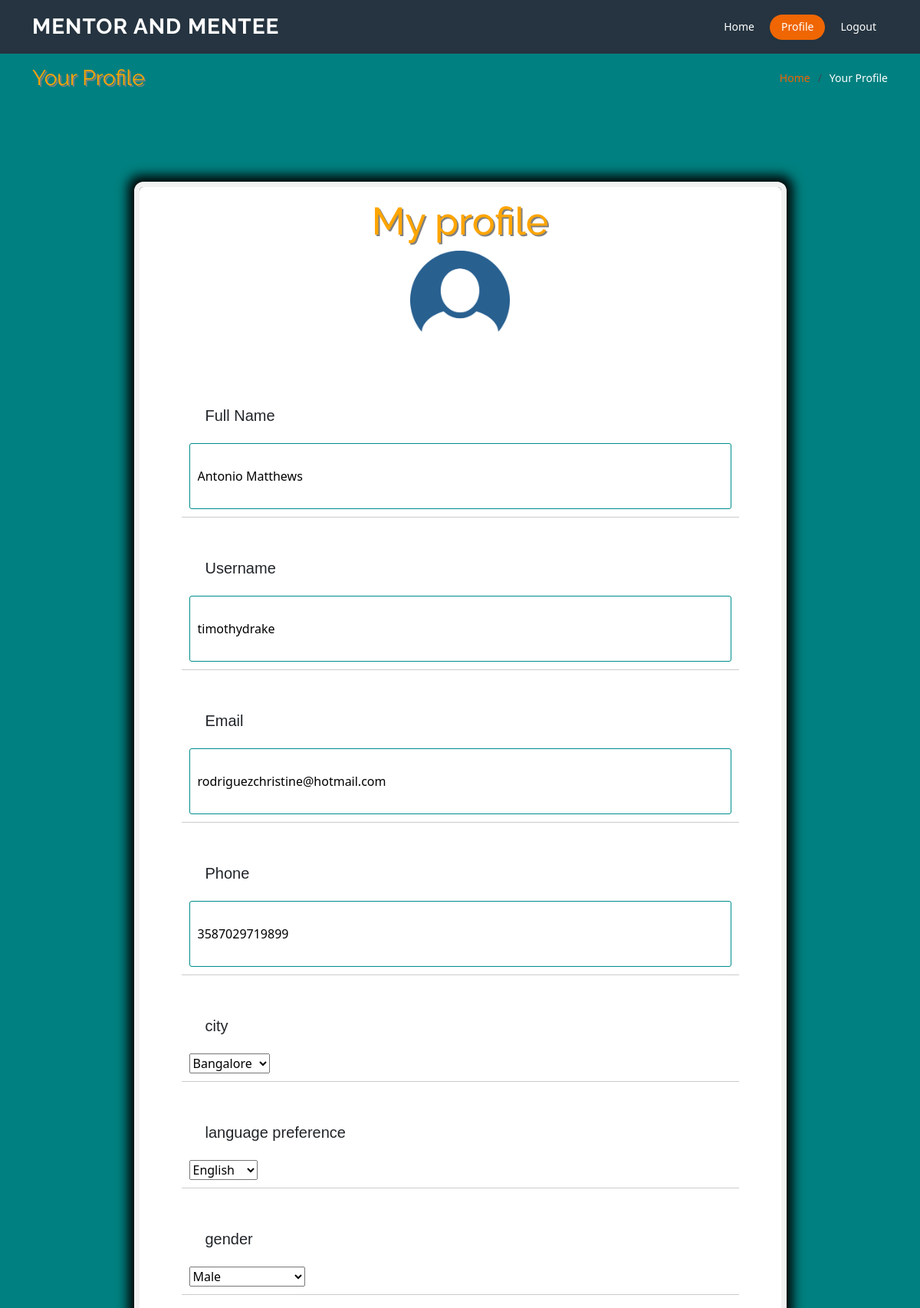
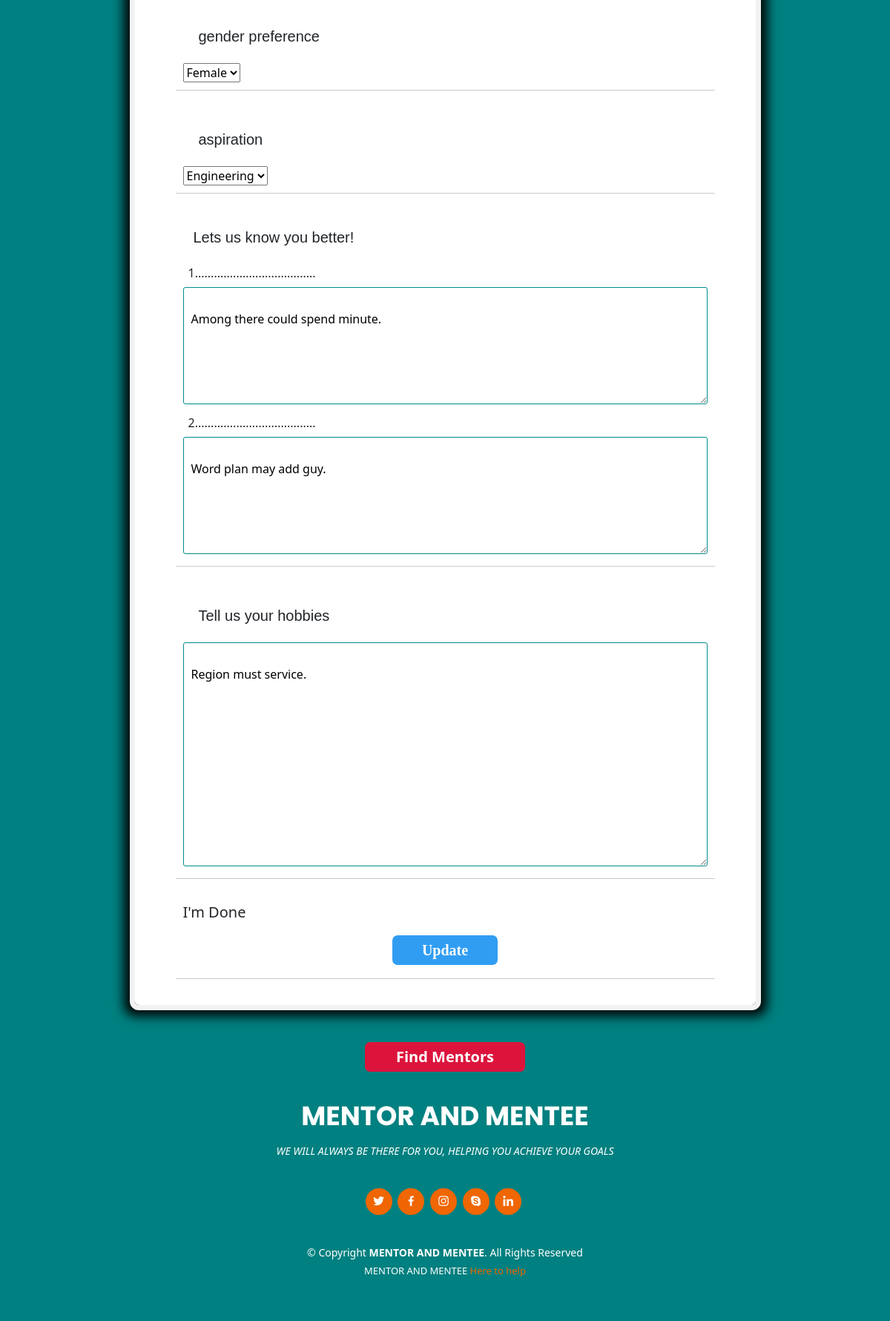
The app's page /profile (signed in) with its own data (2 pictures, top to bottom).
### project/models.py (models this page shows, shortened)
class User(db.Model, UserMixin):
    id = db.Column(db.Integer, primary_key=True)
    fullname = db.Column(db.String(100), nullable=False)
    username = db.Column(db.String(100), unique=True, nullable=False)
    email = db.Column(db.String(120), unique=True, nullable=False)
    phone = db.Column(db.String(100), unique=True, nullable=False)
    password = db.Column(db.String(60), nullable=False)
    urole = db.Column(db.String(80))
    mentor = db.relationship('Mentor', backref='user', uselist=False)
    mentee = db.relationship('Mentee', backref='user', uselist=False)
    def __repr__(self):
        return f"User('{self.username}', '{self.email}')"

class Mentee(db.Model):
    id = db.Column(db.Integer, primary_key=True)
    hobbies = db.Column(db.String, nullable=True)
    city = db.Column(db.String, nullable=True)
    lat = db.Column(db.Float, nullable=True)
    long = db.Column(db.Float, nullable=True)
    time_delta = db.Column(db.Float, nullable=True)
    gender_pref = db.Column(db.String, nullable=True)
    gender = db.Column(db.String, nullable=True)
    language_pref = db.Column(db.String, nullable=True)
    aspiration = db.Column(db.String, nullable=True)
    bq_1 = db.Column(db.String, nullable=True)
    bq_2 = db.Column(db.String, nullable=True)
    ready = db.Column(db.Boolean, nullable=False, default=False)
    user_id = db.Column(db.Integer, db.ForeignKey('user.id'), unique=True)
    mentor_id = db.Column(db.Integer, db.ForeignKey('mentor.id'), unique=True, nullable=True)

### project/routes.py (the view, shortened to what this page needs)
@app.route("/profile", methods=['GET', 'POST'])
@login_required(role="ANY")
def profile():
    print(User.query.get(1))
    ready = False
    pot_mentors = []
    connect_form = ConnectForm()
    disconnect_form = DisconnectForm()
    find_form = FindForm()
    form = MentorForm()
    form2 = MenteeForm()
    print(current_user.urole)
    if current_user.urole == "MENTEE":
        print("Inside mentee")
        mentee = current_user.mentee
        ready = current_user.mentee.ready
        if request.method == 'GET':
            form2.fullname.data = current_user.fullname
            form2.username.data = current_user.username
            form2.email.data = current_user.email
            form2.phone.data = current_user.phone
            form2.city.data = mentee.city
            form2.gender.data = mentee.gender
            form2.gender_pref.data = mentee.gender_pref
            form2.language_pref.data = mentee.language_pref
            form2.aspiration.data = mentee.aspiration
            form2.b1.data = mentee.bq_1
            form2.b2.data = mentee.bq_2
            form2.hobbies.data = mentee.hobbies
    return render_template('userprofile.html', mentorform=form, menteeform=form2, ready=ready, find_form=find_form,
                           connect_form=connect_form, disconnect_form=disconnect_form, pot_mentors=pot_mentors)

### project/templates/userprofile.html (shortened to what this page needs)
<!DOCTYPE html>
<html lang="en">
<head>
  <link href="{{url_for('static', filename='assets/vendor/animate.css/animate.min.css')}}" rel="stylesheet">
  <link href="{{url_for('static', filename='assets/vendor/aos/aos.css')}}" rel="stylesheet">
  <link href="{{url_for('static', filename='assets/vendor/bootstrap/css/bootstrap.min.css')}}" rel="stylesheet">
  <link href="{{url_for('static', filename='assets/vendor/bootstrap-icons/bootstrap-icons.css')}}" rel="stylesheet">
  <link href="{{url_for('static', filename='assets/vendor/boxicons/css/boxicons.min.css')}}" rel="stylesheet">
  <link href="{{url_for('static', filename='assets/vendor/glightbox/css/glightbox.min.css')}}" rel="stylesheet">
  <link href="{{url_for('static', filename='assets/vendor/remixicon/remixicon.css')}}" rel="stylesheet">
  <link href="{{url_for('static', filename='assets/vendor/swiper/swiper-bundle.min.css')}}" rel="stylesheet">
  <link href="{{url_for('static', filename='assets/css/style.css')}}" rel="stylesheet">
  <link href="{{url_for('static', filename='assets/css/style3.css')}}" rel="stylesheet">
</head>
<body>
  <header id="header" class="fixed-top d-flex align-items-center ">
    <div class="container d-flex align-items-center justify-content-between">
      <div class="logo">
        <h1><a href="{{url_for('home')}}">MENTOR AND MENTEE</a></h1>
      </div>
           <nav id="navbar" class="navbar">
        <ul>
          <li><a class="nav-link scrollto" href="{{url_for('home')}}">Home</a></li>
		  <li><a class="nav-link scrollto active" href="{{url_for('profile')}}">Profile</a></li>
		  <li><a class="nav-link scrollto" href="{{url_for('logout')}}">Logout</a></li>
        </ul>
      </nav>
    </div>
  </header>
  <main id="main">
    <section class="breadcrumbs" style="background-color:teal;color:white">
      <div class="container">
        <div class="d-flex justify-content-between align-items-center">
          <h2>Your Profile</h2>
          <ol>
            <li><a href="{{url_for('home')}}">Home</a></li>
            <li>Your Profile</li>
          </ol>
        </div>
      </div>
    </section>
    <section class="inner-page">
      <div class="container">
 <div class="container1">
	<h2 >My profile</h2>
	<div class="image"><img class="img" src="{{url_for('static', filename='assets/img/profile.jpg')}}" alt="profile_pic" ></div>
	<form method="POST" action="">
		<div class="f1">
			{% if current_user.urole == "MENTOR" %}
			<div class="flabel">
				<label for="fname">{{mentorform.fullname.label}}</label>
				</div>
			<div class="fentry">
				{{mentorform.fullname(placeholder="Full Name")}}
			</div>
			{% else %}
			<div class="flabel">
				<label for="fname">{{menteeform.fullname.label}}</label>
				</div>
			<div class="fentry">
				{{menteeform.fullname(placeholder="Full Name")}}
			</div>
			{% endif %}
		</div>
		<div class="f1">
			{% if current_user.urole == "MENTOR" %}
			<div class="flabel">
				<label for="uname">{{mentorform.username.label}}</label>
				</div>
			<div class="fentry">
				{{mentorform.username(placeholder="username")}}
			</div>
			{% else %}
			<div class="flabel">
				<label for="uname">{{menteeform.username.label}}</label>
				</div>
			<div class="fentry">
				{{menteeform.username(placeholder="username")}}
			</div>
			{% endif %}
		</div>
		<div class="f1">
			{% if current_user.urole == "MENTOR" %}
			<div class="flabel">
				<label for="email">{{mentorform.email.label}}</label>
				</div>
			<div class="fentry">
				{{mentorform.email(placeholder="email")}}
			</div>
			{% else %}
			<div class="flabel">
				<label for="email">{{menteeform.email.label}}</label>
				</div>
			<div class="fentry">
				{{menteeform.email(placeholder="email")}}
			</div>
			{% endif %}
		</div>
		<div class="f1">
			{% if current_user.urole == "MENTOR" %}
			<div class="flabel">
				<label for="pnum">{{mentorform.phone.label}}</label>
				</div>
			<div class="fentry">
				{{mentorform.phone(placeholder="+919876543210")}}
			</div>
			{% else %}
			<div class="flabel">
				<label for="pnum">{{menteeform.phone.label}}</label>
				</div>
			<div class="fentry">
				{{menteeform.phone(placeholder="+919876543210")}}
			</div>
			{% endif %}
		</div>
		<div class="f1">
			{% if current_user.urole == "MENTOR" %}
			<div class="flabel">
				<label for="city">{{mentorform.city.label}}</label>
				</div>
			<div class="fentry3">
				{{mentorform.city()}}
			</div>
			{% else %}
			<div class="flabel">
				<label for="city">{{menteeform.city.label}}</label>
				</div>
			<div class="fentry3">
			{{menteeform.city()}}
			</div>
			{% endif %}
		</div>
		<div class="f1">
			{% if current_user.urole=="MENTOR" %}
			<div class="flabel">
				<label for="lang">{{mentorform.language.label}}</label>
				</div>
			<div class="fentry3">
				{{mentorform.language()}}
			</div>
			{% else %}
			<div class="flabel">
				<label for="lang">{{menteeform.language_pref.label}}</label>
				</div>
			<div class="fentry3">
				{{menteeform.language_pref()}}
			</div>
			{% endif %}
		</div>
		<div class="f1">
			{% if current_user.urole=="MENTOR" %}
			<div class="flabel">
				<label for="gen">{{mentorform.gender.label}}</label>
				</div>
				<div class="fentry4">
					{{mentorform.gender()}}
				</div>
			{% else %}
			<div class="flabel">
				<label for="gen">{{menteeform.gender.label}}</label>
				</div>
				<div class="fentry4">
					{{menteeform.gender()}}
				</div>
			{% endif %}
		</div>
		{% if current_user.urole=="MENTEE" %}
		<div class="f1">
			<div class="flabel">
				<label for="lang">{{menteeform.gender_pref.label}}</label>
				</div>
				<div class="fentry4">
					{{menteeform.gender_pref()}}
				</div>
		</div>
		{% endif %}
		<div class="f1">
			{% if current_user.urole=="MENTOR" %}
			<div class="flabel">
				<label for="gen">{{mentorform.expertise.label}}</label>
				</div>
				<div class="fentry4">
					{{mentorform.expertise()}}
				</div>
			{% else %}
			<div class="flabel">
				<label for="gen">{{menteeform.aspiration.label}}</label>
				</div>
				<div class="fentry4">
					{{menteeform.aspiration()}}
				</div>
			{% endif %}
		</div>
		<div class="f1">
			<div class="flabel">
				<label for="behav_ques">Lets us know you better!</label>
			</div>
			{% if current_user.urole=="MENTOR" %}
			<div class="fentry2">
				<div class="innerfabel">
				<label for="behav_ques">1......................................</label>
				</div>
				{{mentorform.b1(cols="50", rows="4")}}
				<div class="innerfabel">
				<label for="behav_ques">2......................................</label>
				</div>
				{{mentorform.b2(cols="50", rows="4")}}
			</div>
			{% else %}
			<div class="fentry2">
				<div class="innerfabel">
				<label for="behav_ques">1......................................</label>
				</div>
				{{menteeform.b1(cols="50", rows="4")}}
				<div class="innerfabel">
				<label for="behav_ques">2......................................</label>
				</div>
				{{menteeform.b2(cols="50", rows="4")}}
			</div>
			{% endif %}
		</div>
		<div class="f1">
			{% if current_user.urole=="MENTOR" %}
			<div class="flabel">
				<label for="hobies">{{mentorform.hobbies.label}}</label>
				</div>
			<div class="fentry2">
				{{mentorform.hobbies(cols="30", rows="10", placeholder="I love dancing,learning,cooking.....")}}
			</div>
			{% else %}
			<div class="flabel">
				<label for="hobies">{{menteeform.hobbies.label}}</label>
				</div>
			<div class="fentry2">
				{{menteeform.hobbies(cols="30", rows="10", placeholder="I love dancing,learning,cooking.....")}}
			</div>
			{% endif %}
		</div>
		<div class="bottm_text">
			<p >I'm Done</p>
			{% if current_user.urole=="MENTOR" %}
			{{mentorform.submit(class="update")}}
			{% else %}
			{{menteeform.submit2(class="update")}}
			{% endif %}
		</div>
	</form>
 </div>
 {% if current_user.urole=="MENTEE" %}
 	{% if current_user.mentee.mentor_id %}
	 <div class="container2">
		<div class="mentor_text">
			<p>
			Name:{{current_user.mentee.mentor.user.fullname}}<br>
			Number:{{current_user.mentee.mentor.user.phone}}<br>
			email:{{current_user.mentee.mentor.user.email}}<br>
			language-known:{{current_user.mentee.mentor.language}}<br>
			subject:{{current_user.mentee.mentor.expertise_1}}<br>
			</p>
		</div>
		<form method="POST">
          {{ disconnect_form.hidden_tag() }}
          {{ disconnect_form.disconnect(class="btn2") }}
        </form>
	 </div>
 	{% else %}
 		<form method="POST">
          {{ find_form.find(class="btn2") }}
        </form>
 	{% endif %}
 {% endif %}
 </body>
</html>
  <footer id="footer" style="background-color:teal">
    <div class="container">
      <h3>MENTOR AND MENTEE</h3>
      <p>WE WILL ALWAYS BE THERE FOR YOU, HELPING YOU ACHIEVE YOUR GOALS</p>
      <div class="social-links">
        <a href="#" class="twitter"><i class="bx bxl-twitter"></i></a>
        <a href="#" class="facebook"><i class="bx bxl-facebook"></i></a>
        <a href="#" class="instagram"><i class="bx bxl-instagram"></i></a>
        <a href="#" class="google-plus"><i class="bx bxl-skype"></i></a>
        <a href="#" class="linkedin"><i class="bx bxl-linkedin"></i></a>
      </div>
      <div class="copyright">
        &copy; Copyright <strong><span>MENTOR AND MENTEE</span></strong>. All Rights Reserved
      </div>
      <div class="credits">
        MENTOR AND MENTEE <a href="url_for('home')">Here to help</a>
      </div>
    </div>
  </footer>
</body>
</html>

### records on screen
User: fullname "Antonio Matthews", username "timothydrake", email "rodriguezchristine@hotmail.com", phone "3587029719899"
Mentee: city "Bangalore", language_pref "English", gender "Male", gender_pref "Female", aspiration "Engineering", hobbies "Region must service."

### other values on screen
{{ menteeform.fullname.label }} "Full Name"
{{ menteeform.username.label }} "Username"
{{ menteeform.email.label }} "Email"
{{ menteeform.phone.label }} "Phone"
{{ menteeform.city.label }} "city"
{{ menteeform.language_pref.label }} "language preference"
{{ menteeform.gender.label }} "gender"
{{ menteeform.gender_pref.label }} "gender preference"
{{ menteeform.aspiration.label }} "aspiration"
{{ menteeform.hobbies.label }} "Tell us your hobbies"
